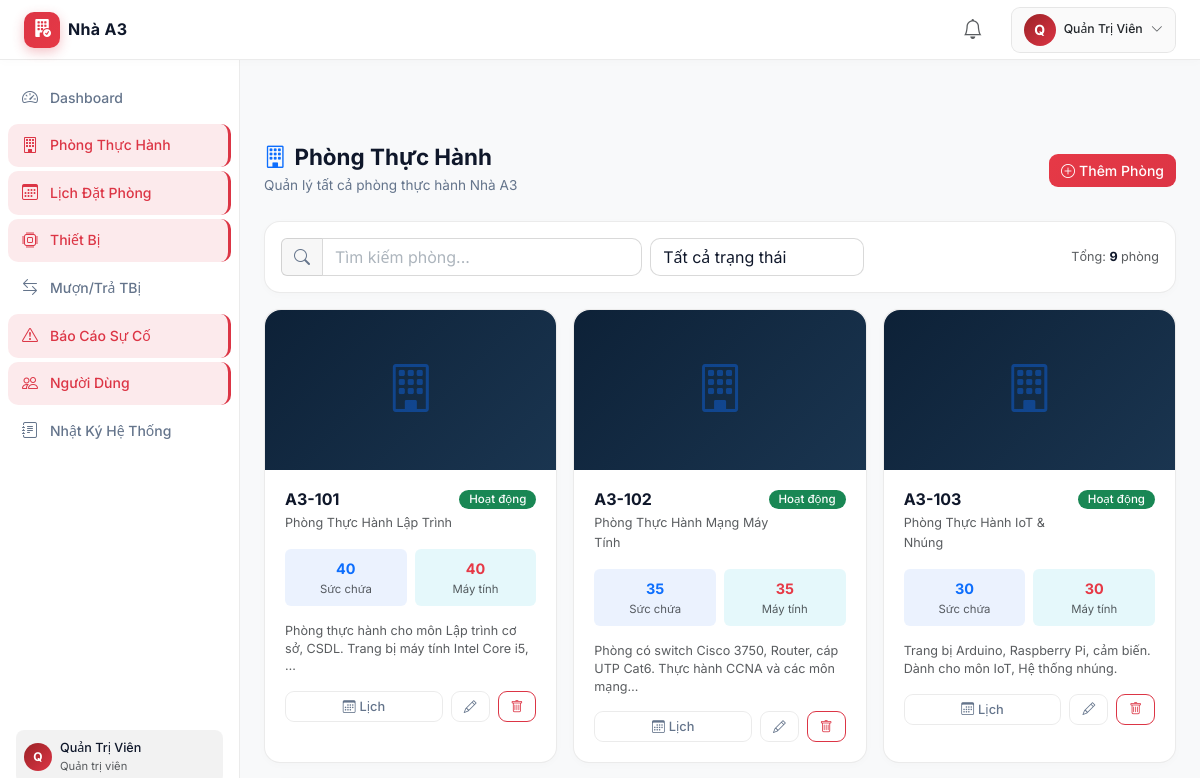
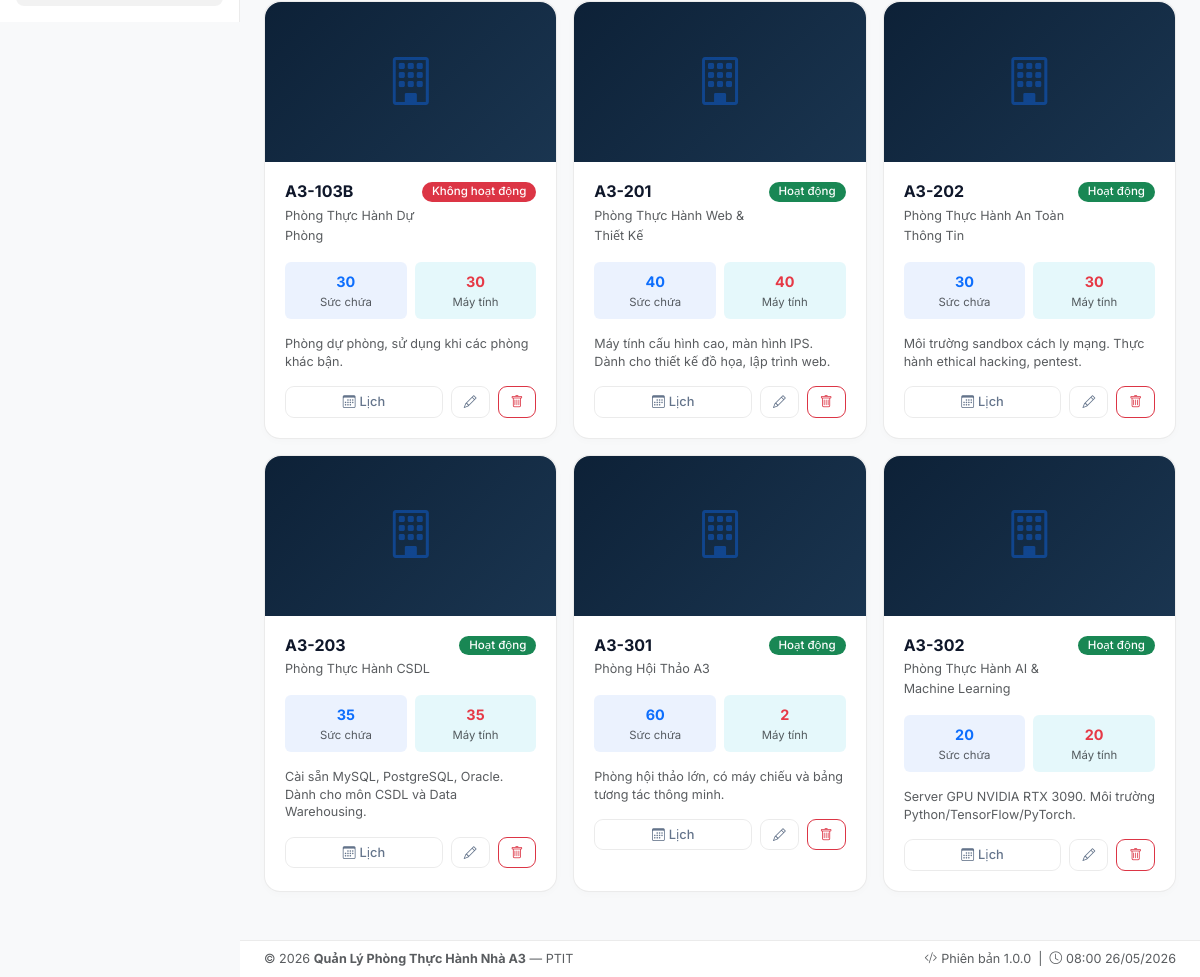
The app's page /views/rooms/index.php (signed in) with its own data (2 pictures, top to bottom).
### tables this page shows
CREATE TABLE `rooms` (
  `id`             INT UNSIGNED NOT NULL AUTO_INCREMENT,
  `room_code`      VARCHAR(20)  NOT NULL UNIQUE,
  `name`           VARCHAR(150) NOT NULL,
  `floor`          TINYINT UNSIGNED NOT NULL DEFAULT 1,
  `capacity`       SMALLINT UNSIGNED NOT NULL DEFAULT 0,
  `computer_count` SMALLINT UNSIGNED NOT NULL DEFAULT 0,
  `description`    TEXT         DEFAULT NULL,
  `image`          VARCHAR(255) DEFAULT NULL,
  `status`         ENUM('active','inactive') NOT NULL DEFAULT 'active',
  `created_at`     DATETIME     NOT NULL DEFAULT CURRENT_TIMESTAMP,
  PRIMARY KEY (`id`),
  INDEX `idx_room_code` (`room_code`),
  INDEX `idx_status`    (`status`)
);

### config/database.php (called while the page is built, shortened)
<?php
class Database {
    private static ?PDO $instance = null;
    public static function getInstance(): PDO {
        if (self::$instance === null) {
            $dsn = 'mysql:host=' . DB_HOST . ';dbname=' . DB_NAME . ';charset=' . DB_CHARSET;
            $options = [
                PDO::ATTR_ERRMODE            => PDO::ERRMODE_EXCEPTION,
                PDO::ATTR_DEFAULT_FETCH_MODE => PDO::FETCH_ASSOC,
                PDO::ATTR_EMULATE_PREPARES   => false,
            ];
            try {
                self::$instance = new PDO($dsn, DB_USER, DB_PASS, $options);
            } catch (PDOException $e) {
                die(json_encode([
                    'success' => false,
                    'message' => 'Kết nối CSDL thất bại: ' . $e->getMessage()
                ]));
            }
        }
        return self::$instance;
    }
    public static function getConnection(): PDO {
        return self::getInstance();
    }
}

### controllers/RoomController.php (called while the page is built, shortened)
<?php
require_once __DIR__ . '/../models/RoomModel.php';
require_once __DIR__ . '/../config/helpers.php';
require_once __DIR__ . '/../config/database.php';
class RoomController {
    private RoomModel $model;
    public function __construct() {
        $this->model = new RoomModel();
    }
    public function index(): array {
        $page  = max(1, (int) ($_GET['page'] ?? 1));
        $limit = 10;
        $offset = ($page - 1) * $limit;
        return [
            'rooms' => $this->model->getAll($limit, $offset),
            'total' => $this->model->count(),
            'page'  => $page,
            'limit' => $limit,
        ];
    }
}

### models/RoomModel.php (called while the page is built, shortened)
<?php
require_once __DIR__ . '/../config/database.php';
class RoomModel {
    private PDO $db;
    public function __construct() {
        $this->db = Database::getConnection();
    }
    public function getAll(int $limit = 50, int $offset = 0): array {
        $stmt = $this->db->prepare(
            "SELECT r.*,
                    (SELECT COUNT(*) FROM devices d WHERE d.room_id = r.id) AS device_count
             FROM rooms r ORDER BY r.room_code ASC LIMIT ? OFFSET ?"
        );
        $stmt->execute([$limit, $offset]);
        return $stmt->fetchAll();
    }
    public function count(): int {
        return (int) $this->db->query("SELECT COUNT(*) FROM rooms")->fetchColumn();
    }
}

### views/rooms/index.php (the view, shortened to what this page needs)
<?php
require_once __DIR__ . '/../../config/database.php';
require_once __DIR__ . '/../../config/helpers.php';
require_once __DIR__ . '/../../controllers/RoomController.php';
$ctrl = new RoomController();
$data     = $ctrl->index();
$rooms    = $data['rooms'];
$total    = $data['total'];
require_once __DIR__ . '/../partials/header.php';
?>
<div class="d-flex flex-column min-vh-100">
<div class="app-wrapper">
<?php require_once __DIR__ . '/../partials/sidebar.php'; ?>
<div class="main-content">
  <div class="d-flex flex-wrap align-items-center justify-content-between gap-3 mb-4">
    <div>
      <h1 class="page-title mb-1"><i class="bi bi-building me-2 text-primary"></i>Phòng Thực Hành</h1>
      <p class="page-subtitle mb-0">Quản lý tất cả phòng thực hành Nhà A3</p>
    </div>
    <?php if (hasRole(['admin','technician'])): ?>
      <button class="btn btn-primary" data-bs-toggle="modal" data-bs-target="#createRoomModal">
        <i class="bi bi-plus-circle me-1"></i>Thêm Phòng
      </button>
    <?php endif; ?>
  </div>
  <div class="app-card mb-3 p-3">
    <div class="row g-2 align-items-center">
      <div class="col-md-5">
        <div class="input-group">
          <span class="input-group-text" style="background:rgba(0,0,0,0.06);border-color:rgba(0,0,0,0.12);color:#64748b;"><i class="bi bi-search"></i></span>
          <input type="text" id="tableSearch" class="form-control" placeholder="Tìm kiếm phòng...">
        </div>
      </div>
      <div class="col-md-3">
        <select id="statusFilter" class="form-select">
          <option value="">Tất cả trạng thái</option>
        </select>
      </div>
      <div class="col-md-4 text-end text-muted small">
        Tổng: <strong class="text-white"><?= $total ?></strong> phòng
      </div>
    </div>
  </div>
  <div class="row g-3">
    <?php if (empty($rooms)): ?>
      <div class="col-12"><div class="app-card p-5 text-center text-muted"><i class="bi bi-building-x fs-1 d-block mb-3"></i>Chưa có phòng nào được tạo.</div></div>
    <?php else: ?>
      <?php foreach ($rooms as $room): ?>
        <div class="col-sm-6 col-xl-4" data-status="<?= $room['status'] ?>">
          <div class="app-card h-100">
            <div style="height:160px;overflow:hidden;border-radius:16px 16px 0 0;background:linear-gradient(135deg,#0d2137,#1a3550);display:flex;align-items:center;justify-content:center;">
              <?php if (!empty($room['image']) && file_exists(__DIR__ . '/../../' . $room['image'])): ?>
                <img src="<?= BASE_URL . '/' . htmlspecialchars($room['image']) ?>" alt="<?= htmlspecialchars($room['name']) ?>" style="width:100%;height:100%;object-fit:cover;">
              <?php else: ?>
                <i class="bi bi-building text-primary" style="font-size:3rem;opacity:0.4;"></i>
              <?php endif; ?>
            </div>
            <div class="card-body">
              <div class="d-flex align-items-start justify-content-between mb-2">
                <div>
                  <h6 class="fw-bold mb-1 text-white"><?= htmlspecialchars($room['room_code']) ?></h6>
                  <p class="text-muted small mb-0"><?= htmlspecialchars($room['name']) ?></p>
                </div>
                <?= statusBadge($room['status']) ?>
              </div>
              <div class="row g-2 mb-3 mt-2">
                <div class="col-6">
                  <div class="p-2 rounded-2 text-center" style="background:rgba(59,130,246,0.1);">
                    <div class="fw-bold text-primary"><?= $room['capacity'] ?></div>
                    <div class="text-muted" style="font-size:0.71rem;">Sức chứa</div>
                  </div>
                </div>
                <div class="col-6">
                  <div class="p-2 rounded-2 text-center" style="background:rgba(6,182,212,0.1);">
                    <div class="fw-bold text-info"><?= $room['computer_count'] ?></div>
                    <div class="text-muted" style="font-size:0.71rem;">Máy tính</div>
                  </div>
                </div>
              </div>
              <?php if (!empty($room['description'])): ?>
                <p class="text-muted small mb-3" style="line-height:1.4;"><?= htmlspecialchars(mb_substr($room['description'],0,80)) ?><?= mb_strlen($room['description'])>80?'…':'' ?></p>
              <?php endif; ?>
              <div class="d-flex gap-2">
                <a href="<?= BASE_URL ?>/views/schedules/index.php?room_id=<?= $room['id'] ?>" class="btn btn-sm btn-outline-secondary flex-grow-1">
                  <i class="bi bi-calendar3 me-1"></i>Lịch
                </a>
                <?php if (hasRole(['admin','technician'])): ?>
                  <a href="?action=edit&id=<?= $room['id'] ?>"
                     class="btn btn-sm btn-outline-secondary" data-bs-toggle="modal" data-bs-target="#editRoomModal<?= $room['id'] ?>">
                    <i class="bi bi-pencil"></i>
                  </a>
                <?php endif; ?>
                <?php if (hasRole('admin')): ?>
                  <a href="?action=delete&id=<?= $room['id'] ?>"
                     class="btn btn-sm btn-outline-danger"
                     data-confirm="Bạn có chắc muốn xóa phòng <?= htmlspecialchars($room['room_code']) ?>?">
                    <i class="bi bi-trash"></i>
                  </a>
                <?php endif; ?>
              </div>
            </div>
          </div>
        </div>
      <?php endforeach; ?>
    <?php endif; ?>
  </div>
</div>
<?php require_once __DIR__ . '/../partials/footer.php'; ?>

### config/helpers.php (shortened to what this page needs)
<?php
function getUserRole(): string {
    return $_SESSION['role'] ?? '';
}
function hasRole(string|array $roles): bool {
    $currentRole = getUserRole();
    if (is_array($roles)) {
        return in_array($currentRole, $roles);
    }
    return $currentRole === $roles;
}
function statusBadge(string $status): string {
    $map = [
        'pending'   => ['warning', 'Chờ duyệt'],
        'approved'  => ['success', 'Đã duyệt'],
        'rejected'  => ['danger',  'Từ chối'],
        'cancelled' => ['secondary','Đã hủy'],
        'active'    => ['success', 'Hoạt động'],
        'inactive'  => ['danger',  'Không hoạt động'],
        'available' => ['success', 'Sẵn sàng'],
        'borrowed'  => ['warning', 'Đang mượn'],
        'broken'    => ['danger',  'Hỏng hóc'],
        'open'      => ['danger',  'Mới tạo'],
        'processing'=> ['info',    'Đang xử lý'],
        'resolved'  => ['success', 'Đã xử lý'],
    ];
    $cfg = $map[$status] ?? ['secondary', $status];
    return "<span class=\"badge bg-{$cfg[0]}\">{$cfg[1]}</span>";
}

### records on screen
rooms: room_code "A3-101", name "Phòng Thực Hành Lập Trình", status "Hoạt động", capacity "40", computer_count "40", description "Phòng thực hành cho môn Lập trình cơ sở, CSDL. Trang bị máy tính Intel Core i5,"
rooms: room_code "A3-102", name "Phòng Thực Hành Mạng Máy Tính", status "Hoạt động", capacity "35", computer_count "35", description "Phòng có switch Cisco 3750, Router, cáp UTP Cat6. Thực hành CCNA và các môn mạng"
rooms: room_code "A3-103", name "Phòng Thực Hành IoT & Nhúng", status "Hoạt động", capacity "30", computer_count "30", description "Trang bị Arduino, Raspberry Pi, cảm biến. Dành cho môn IoT, Hệ thống nhúng."
rooms: room_code "A3-103B", name "Phòng Thực Hành Dự Phòng", status "Không hoạt động", capacity "30", computer_count "30", description "Phòng dự phòng, sử dụng khi các phòng khác bận."
rooms: room_code "A3-201", name "Phòng Thực Hành Web & Thiết Kế", status "Hoạt động", capacity "40", computer_count "40", description "Máy tính cấu hình cao, màn hình IPS. Dành cho thiết kế đồ họa, lập trình web."
rooms: room_code "A3-202", name "Phòng Thực Hành An Toàn Thông Tin", status "Hoạt động", capacity "30", computer_count "30", description "Môi trường sandbox cách ly mạng. Thực hành ethical hacking, pentest."
rooms: room_code "A3-203", name "Phòng Thực Hành CSDL", status "Hoạt động", capacity "35", computer_count "35", description "Cài sẵn MySQL, PostgreSQL, Oracle. Dành cho môn CSDL và Data Warehousing."
rooms: room_code "A3-301", name "Phòng Hội Thảo A3", status "Hoạt động", capacity "60", computer_count "2", description "Phòng hội thảo lớn, có máy chiếu và bảng tương tác thông minh."
rooms: room_code "A3-302", name "Phòng Thực Hành AI & Machine Learning", status "Hoạt động", capacity "20", computer_count "20", description "Server GPU NVIDIA RTX 3090. Môi trường Python/TensorFlow/PyTorch."

### other values on screen
substr($_SESSION['user_name'] ?? 'U', 0, 1) "Q"
$_SESSION['user_name'] "Quản Trị Viên"
$item['label'] "Dashboard"
$item['label'] "Phòng Thực Hành"
$item['label'] "Lịch Đặt Phòng"
$item['label'] "Thiết Bị"
$item['label'] "Mượn/Trả TBị"
$item['label'] "Báo Cáo Sự Cố"
$item['label'] "Người Dùng"
$item['label'] "Nhật Ký Hệ Thống"
substr($_SESSION['user_name']??'U',0,1) "Q"
getRoleLabel($role) "Quản trị viên"
$total "9"
APP_NAME "Quản Lý Phòng Thực Hành Nhà A3"
APP_VERSION "1.0.0"
